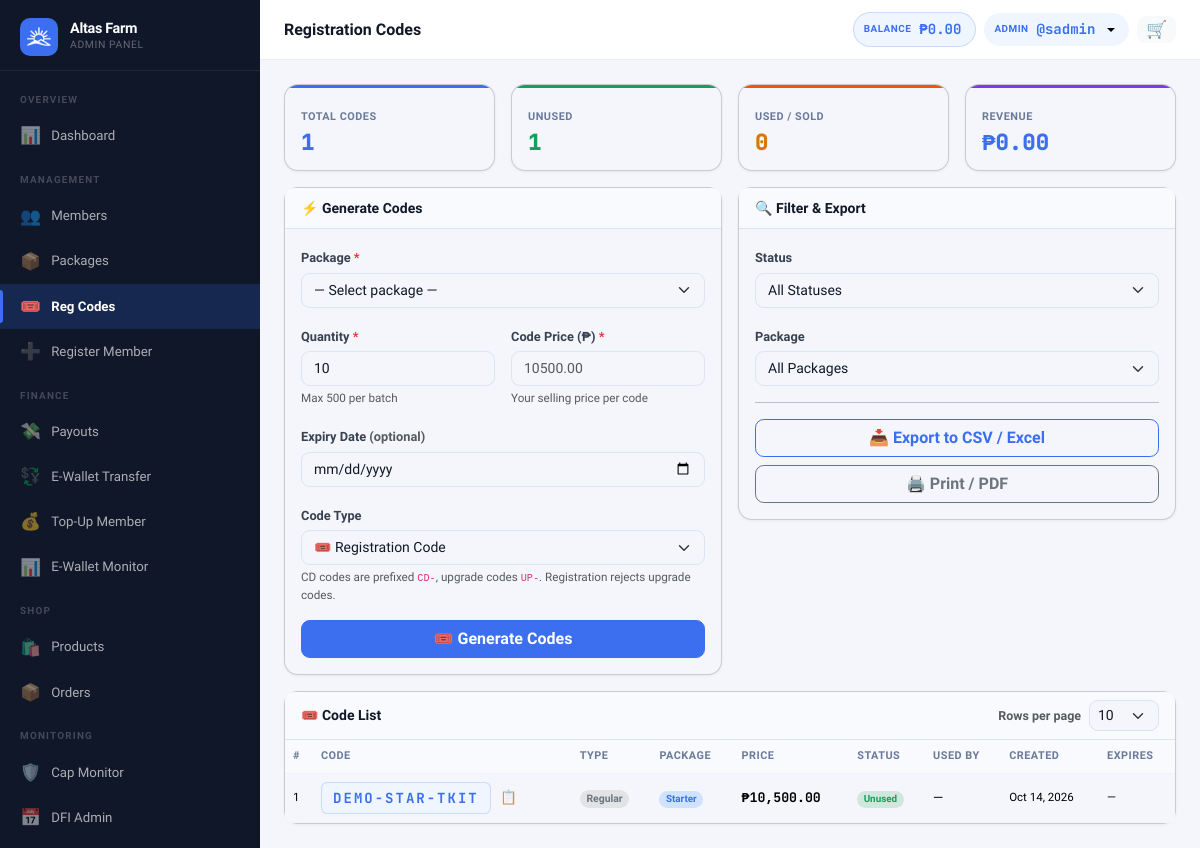
/?page=admin_codes (signed in), run on the app's committed database.
### tables this page shows
CREATE TABLE settings (
  key_name   VARCHAR(80) NOT NULL PRIMARY KEY,
  value      TEXT        NOT NULL,
  updated_at TIMESTAMP DEFAULT CURRENT_TIMESTAMP ON UPDATE CURRENT_TIMESTAMP
);

CREATE TABLE users (
  id                INT UNSIGNED AUTO_INCREMENT PRIMARY KEY,
  username          VARCHAR(40)  NOT NULL UNIQUE,
  password_hash     VARCHAR(255) NOT NULL,
  role              ENUM('member','admin','superadmin') NOT NULL DEFAULT 'member',
  package_id        INT UNSIGNED NULL,
  reg_code_id           INT UNSIGNED NULL,
  reg_payment_method    ENUM('code','ewallet','pending') NOT NULL DEFAULT 'code',
  reg_paid_by           INT UNSIGNED NULL,

   
  sponsor_id        INT UNSIGNED NULL,
  binary_parent_id  INT UNSIGNED NULL,
  binary_position   ENUM('left','right') NULL,

   
  left_count        INT UNSIGNED NOT NULL DEFAULT 0,
  left_count_paid   INT UNSIGNED NOT NULL DEFAULT 0,
  right_count       INT UNSIGNED NOT NULL DEFAULT 0,
  right_count_paid  INT UNSIGNED NOT NULL DEFAULT 0,
  pairs_paid        INT UNSIGNED NOT NULL DEFAULT 0,
  pairs_flushed     INT UNSIGNED NOT NULL DEFAULT 0,
  pairs_paid_today  INT UNSIGNED NOT NULL DEFAULT 0,   

   
  lifetime_earned       DECIMAL(14,2) NOT NULL DEFAULT 0.00,
  cap_status            ENUM('active','capped','perminact') NOT NULL DEFAULT 'active',
  capping_bypass        TINYINT(1)   NOT NULL DEFAULT 0,
  daily_cap_bypass      TINYINT(1)   NOT NULL DEFAULT 0,
  capped_at             TIMESTAMP NULL,
  last_reactivation_at  TIMESTAMP NULL,
  dfi_days_used         INT UNSIGNED NOT NULL DEFAULT 0,
  dfi_active            TINYINT(1)   NOT NULL DEFAULT 1,
  cd_active             TINYINT(1)   NOT NULL DEFAULT 0,
  ewallet_sent_today      DECIMAL(12,2) NOT NULL DEFAULT 0.00,
  ewallet_sent_this_week  DECIMAL(12,2) NOT NULL DEFAULT 0.00,

   
  full_name         VARCHAR(120) NULL,
  email             VARCHAR(120) NULL,
  mobile            VARCHAR(20)  NULL,
  gcash_number      VARCHAR(20)  NULL,
  maya_number       VARCHAR(20)  NULL,
  usdt_trc20_address VARCHAR(100) NULL,
  usdt_bep20_address VARCHAR(100) NULL,
  address           TEXT         NULL,
  photo             VARCHAR(200) NULL,

  ewallet_balance       DECIMAL(14,2) NOT NULL DEFAULT 0.00,
  withdrawable_balance  DECIMAL(14,2) NOT NULL DEFAULT 0.00,
  status                ENUM('active','suspended','pending','deactivated') NOT NULL DEFAULT 'active',
  joined_at         TIMESTAMP DEFAULT CURRENT_TIMESTAMP,
  last_login        TIMESTAMP NULL,

  FOREIGN KEY (sponsor_id)       REFERENCES users(id) ON DELETE SET NULL,
  FOREIGN KEY (binary_parent_id) REFERENCES users(id) ON DELETE SET NULL,
  FOREIGN KEY (package_id)       REFERENCES packages(id) ON DELETE SET NULL
);

CREATE TABLE reg_codes (
  id          INT UNSIGNED AUTO_INCREMENT PRIMARY KEY,
  code        VARCHAR(24)   NOT NULL UNIQUE,
  package_id  INT UNSIGNED  NOT NULL,
  price       DECIMAL(12,2) NOT NULL,
  status      ENUM('unused','used','expired') NOT NULL DEFAULT 'unused',
  code_type   ENUM('registration','cd','upgrade') NOT NULL DEFAULT 'registration',
  used_by     INT UNSIGNED  NULL,
  created_by  INT UNSIGNED  NOT NULL,
  used_at     TIMESTAMP     NULL,
  expires_at  DATE          NULL,
  created_at  TIMESTAMP DEFAULT CURRENT_TIMESTAMP,
  FOREIGN KEY (package_id) REFERENCES packages(id),
  FOREIGN KEY (used_by)    REFERENCES users(id) ON DELETE SET NULL,
  FOREIGN KEY (created_by) REFERENCES users(id)
);

CREATE TABLE packages (
  id                        INT UNSIGNED AUTO_INCREMENT PRIMARY KEY,
  name                      VARCHAR(80)      NOT NULL,
  image                     VARCHAR(200)     NULL,
  entry_fee                 DECIMAL(12,2)    NOT NULL,
  pairing_bonus             DECIMAL(12,2)    NOT NULL,
  daily_pair_cap            TINYINT UNSIGNED NOT NULL DEFAULT 3,
  direct_ref_bonus          DECIMAL(12,2)    NOT NULL DEFAULT 0.00,
   
  lifetime_cap_multiplier   DECIMAL(5,2)     NOT NULL DEFAULT 3.00,
  reactivation_fee          DECIMAL(12,2)    NOT NULL DEFAULT 0.00,
  reactivation_window_days  INT              NOT NULL DEFAULT 15,
  daily_fixed_income        DECIMAL(12,2)    NOT NULL DEFAULT 0.00,
  daily_fixed_income_days   INT              NOT NULL DEFAULT 90,
  status                    ENUM('active','inactive') NOT NULL DEFAULT 'active',
  indirect_referral_enabled TINYINT(1)       NOT NULL DEFAULT 1,
  dfi_enabled               TINYINT(1)       NOT NULL DEFAULT 1,
  pairing_enabled           TINYINT(1)       NOT NULL DEFAULT 1,
  created_at                TIMESTAMP DEFAULT CURRENT_TIMESTAMP
);

### views/admin/codes.php (the view, shortened to what the rows shown need)
<?php require 'views/partials/head.php'; ?>
<?php require 'views/partials/sidebar_admin.php'; ?>
<div class="main-content">
  <?php require 'views/partials/topbar.php'; ?>
  <div class="page-content">
    <div class="card no-print">
      <div class="table-responsive">
        <table class="table table-hover mb-0">
          <thead>
            <tr>
              <th>#</th>
              <th>Code</th>
              <th>Type</th>
              <th>Package</th>
              <th>Price</th>
              <th>Status</th>
              <th>Used By</th>
              <th>Created</th>
              <th>Expires</th>
            </tr>
          </thead>
          <tbody>
            <?php if (empty($codes['data'])): ?>
              <tr>
                <td colspan="9" class="text-center py-5 text-muted">No codes found.</td>
              </tr>
              <?php else: foreach ($codes['data'] as $i => $c): ?>
                <tr>
                  <td class="td-muted" style="font-size:.72rem;"><?= ($codes['page'] - 1) * $codes['per_page'] + $i + 1 ?></td>
                  <td>
                    <div class="d-flex align-items-center gap-2">
                      <span class="reg-code"><?= e($c['code']) ?></span>
                      <button type="button"
                        class="btn btn-sm btn-link p-0 text-muted"
                        onclick="copyText(<?= js($c['code']) ?>)"
                        title="Copy code"
                        style="font-size:.85rem;line-height:1;text-decoration:none;">
                        📋
                      </button>
                    </div>
                  </td>
                  <td>
                    <?php $ct = $c['code_type'] ?? 'registration';
                    if ($ct === 'cd'): ?>
                      <span class="badge bg-warning-subtle text-warning" style="font-size:.65rem;">⏳ CD</span>
                    <?php elseif ($ct === 'upgrade'): ?>
                      <span class="badge bg-info-subtle text-info" style="font-size:.65rem;">⬆️ Upgrade</span>
                    <?php else: ?>
                      <span class="badge bg-secondary-subtle text-secondary" style="font-size:.65rem;">Regular</span>
                    <?php endif; ?>
                  </td>
                  <td><span class="badge bg-primary-subtle text-primary"><?= e($c['package_name']) ?></span></td>
                  <td class="font-mono fw-bold"><?= fmt_money($c['price']) ?></td>
                  <td><?php $b = match ($c['status']) {
                        'unused' => 'bg-success-subtle text-success',
                        'used' => 'bg-secondary-subtle text-secondary',
                        'expired' => 'bg-danger-subtle text-danger',
                        default => 'bg-secondary-subtle'
                      }; ?>
                    <span class="badge <?= $b ?>"><?= ucfirst($c['status']) ?></span>
                  </td>
                  <td class="td-muted"><?= $c['used_by_username'] ? '@' . e($c['used_by_username']) : '—' ?></td>
                  <td class="td-muted" style="font-size:.72rem;"><?= fmt_date($c['created_at']) ?></td>
                  <td class="td-muted" style="font-size:.72rem;"><?= $c['expires_at'] ? fmt_date($c['expires_at']) : '—' ?></td>
                </tr>
            <?php endforeach;
            endif; ?>
          </tbody>
        </table>
      </div>
    </div>
  </div>
</div>
<?php require 'views/partials/footer.php'; ?>

### views/partials/sidebar_admin.php (shortened to what the rows shown need)
<?php
$cp = current_page();
$adminUser = Auth::user();
$initial = strtoupper(substr($adminUser['username'] ?? 'A', 0, 1));
$pendingPayouts = (int)db()->query("SELECT COUNT(*) FROM payout_requests WHERE status='pending'")->fetchColumn();
$pendingMembers = (int)db()->query("SELECT COUNT(*) FROM users WHERE role='member' AND status='pending'")->fetchColumn();
if (!function_exists('renderAdminNav')) {
function renderAdminNav($cp, $adminUser, $initial, $pendingPayouts, $pendingMembers)
{ ?>
  <div class="sidebar-brand">
    <div>
      <div class="brand-name"><?= e(setting('site_name', APP_NAME)) ?></div>
      <div class="brand-sub">Admin Panel</div>
    </div>
  </div>
<?php } ?>
<?php }  ?>
<div class="sidebar d-none d-lg-flex flex-column">
  <?php renderAdminNav($cp, $adminUser, $initial, $pendingPayouts, $pendingMembers); ?>
</div>

### views/partials/topbar.php (shortened to what the rows shown need)
<?php
if (isset($_GET['page']) && $_GET['page'] === 'admin_user_view' && !empty($_GET['id']) && Auth::isAdmin()) {
    $topbarUser = getUserById((int)$_GET['id']);
    if (!$topbarUser) {
        flash('error', 'User not found.');
        redirect('/?page=admin_users');
    }
    $walletUser = $topbarUser;
} else {
    $topbarUser = Auth::user();
    $walletUser = Auth::isSuperadmin() ? (User::find(Auth::actingAdminId()) ?: $topbarUser) : $topbarUser;
}
$topbarBalance = fmt_money($walletUser['ewallet_balance'] ?? 0);
$isMember      = ($topbarUser['role'] ?? '') === 'member';
?>
<div class="topbar-wrapper no-print">
    <div class="d-flex align-items-center gap-2">
        <?php if ($isMember || Auth::isSuperadmin()): ?>
            <div class="topbar-balance d-none d-sm-flex">
                <span class="bal-label">Balance</span>
                <span class="bal-amount" id="topbarBalance"><?= $topbarBalance ?></span>
            </div>
        <?php endif; ?>
        <div class="dropdown">
            <button class="topbar-balance border-0 dropdown-toggle" type="button"
                data-bs-toggle="dropdown" aria-expanded="false"
                title="<?= e($topbarUser['username'] ?? '') ?>" style="cursor:pointer;">
                <span class="bal-label"><?= Auth::isAdmin() ? 'Admin' : 'User' ?></span>
                <span class="bal-amount">@<?= e($topbarUser['username'] ?? '') ?></span>
            </button>
        </div>
    </div>
</div>

### data on the page
settings: value "Altas Farm"
users: ewallet_balance "₱0.00"
users: username "sadmin"
reg_codes: per_page "1", code "DEMO-STAR-TKIT", code_type "Regular", package.name "Starter", price "₱10,500.00", status "Unused", created_at "Oct 14, 2026"

### other printed values
$pageTitle "Registration Codes"
$label "TOTAL CODES"
$val "1"
$label "UNUSED"
$label "USED / SOLD"
$val "0"
$label "REVENUE"
$val "₱0.00"
form field per_page "10"
